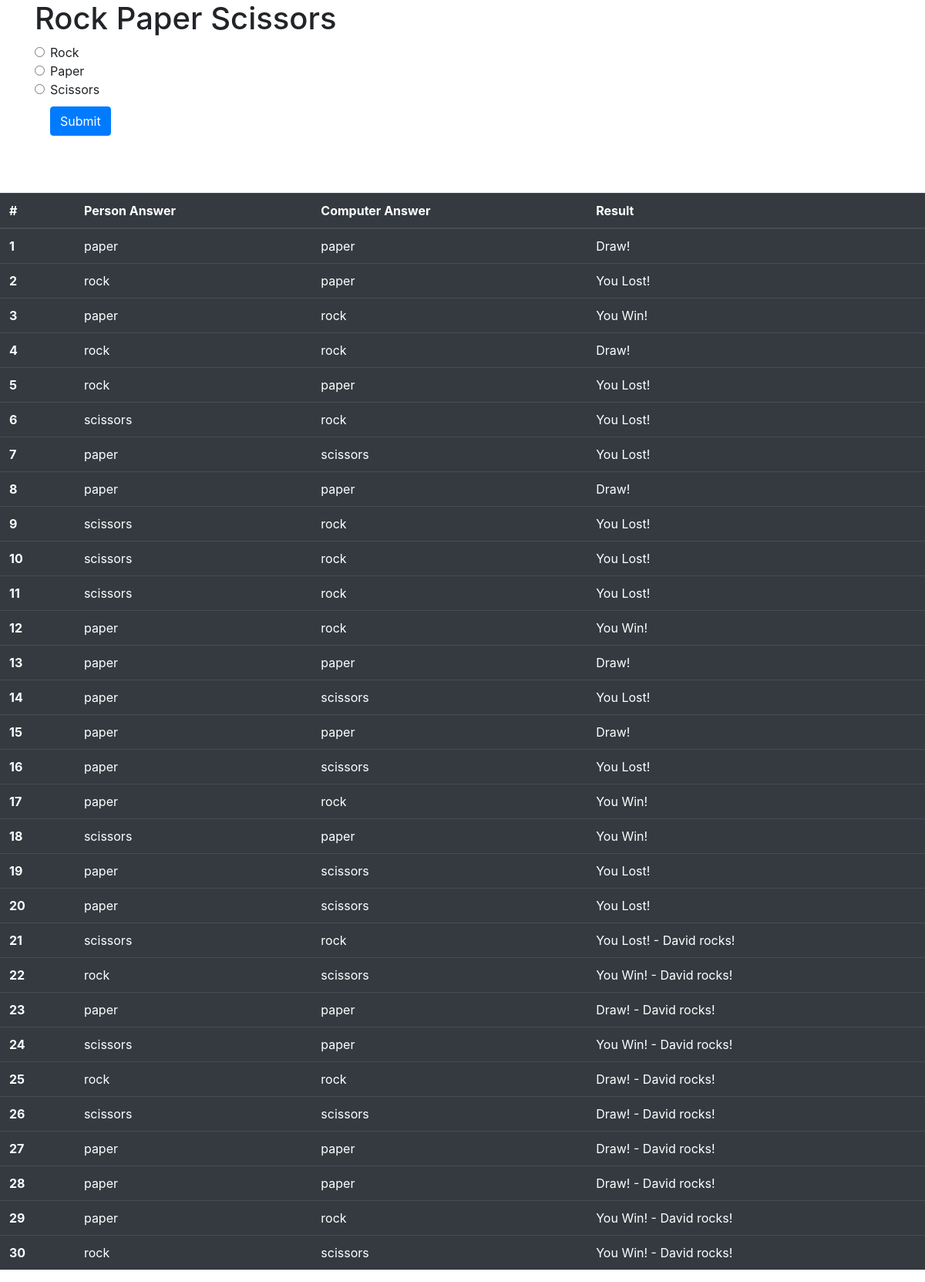
Screenshot of /game/ with the database file from the repository.
### game/models.py (models this page shows)
class all_results(models.Model):
    computer= models.CharField(max_length=100)
    person= models.CharField(max_length=100)
    result= models.CharField(max_length=100)

### game/views.py (the view)
# urls.py: path('',views.index),
def index(request):
    try:
        print(request.GET)
        answer=request.POST['answer']
        number=np.floor(random.random()*9)
        if 0<=number<=2:
            computer_answer='rock'
        elif 3<=number<=5:
            computer_answer='paper'
        else:
            computer_answer='scissors'
        if answer=='rock':
            if computer_answer=='rock':
                result='Draw!'
            elif computer_answer=='paper':
                result='You Lost!'
            else:
                result='You Win!'
        elif answer=='paper':
            if computer_answer=='rock':
                result='You Win!'
            elif computer_answer=='paper':
                result='Draw!'
            else:
                result='You Lost!'
        else:
            if computer_answer=='rock':
                result='You Lost!'
            elif computer_answer=='paper':
                result='You Win!'
            else:
                result='Draw!'
        result += " - David rocks!"
        res=all_results(computer=computer_answer,person=answer,result=result)
        res.save()
        data=all_results.objects.all()
    except:
        answer=None
        result=None
        computer_answer=None
        data=all_results.objects.all()
    return render(request,'index.html',dict([('result',result),('computer_answer',computer_answer),('person_answer',answer),('data',data)]))

### game/templates/index.html (shortened to what this page needs)
<html>
  <body>
    <head>
      <link
        rel="stylesheet"
        href="https://stackpath.bootstrapcdn.com/bootstrap/4.5.0/css/bootstrap.min.css"
      />
    </head>
    <div class="container">
    <div class="text-left">
      <h1>Rock Paper Scissors</h1>
      <form action="." method='POST'>{% csrf_token %}
        <div class="form-check">
          <input class="form-check-input" type="radio" name="answer" id="rock" value="rock">
          <label class="form-check-label" for="rock">
            Rock
          </label>
        </div>
        <div class="form-check">
          <input class="form-check-input" type="radio" name="answer" id="paper" value="paper">
          <label class="form-check-label" for="paper">
            Paper
          </label>
        </div>
        <div class="form-check">
          <input class="form-check-input" type="radio" name="answer" id="scissors" value="scissors">
          <label class="form-check-label" for="scissors">
            Scissors
          </label>
          <br>
          <button class="btn btn-primary" type="Submit">Submit</button>
        </div>
      </form>
    </div>
  </div>
  <br>
  <br>
  <table class="table table-dark">
    <thead>
      <tr>
        <th scope="col">#</th>
        <th scope="col">Person Answer</th>
        <th scope="col">Computer Answer</th>
        <th scope="col">Result</th>
      </tr>
    </thead>
    <tbody>
      {% for item in data %}
      <tr>
        <th scope="row">{{item.id}}</th>
        <td>{{item.person}}</td>
        <td>{{item.computer}}</td>
        <td>{{item.result}}</td>
      </tr>
      {% endfor%}
    </tbody>
  </table>
  </body>
</html>

### game/templates/index.html (style rules this page uses)
.btn { margin: 10 auto; }

### rows the page displays
all_results: id "1", person "paper", computer "paper", result "Draw!"
all_results: id "2", person "rock", computer "paper", result "You Lost!"
all_results: id "3", person "paper", computer "rock", result "You Win!"
all_results: id "4", person "rock", computer "rock", result "Draw!"
all_results: id "5", person "rock", computer "paper", result "You Lost!"
all_results: id "6", person "scissors", computer "rock", result "You Lost!"
all_results: id "7", person "paper", computer "scissors", result "You Lost!"
all_results: id "8", person "paper", computer "paper", result "Draw!"
all_results: id "9", person "scissors", computer "rock", result "You Lost!"
all_results: id "10", person "scissors", computer "rock", result "You Lost!"
all_results: id "11", person "scissors", computer "rock", result "You Lost!"
all_results: id "12", person "paper", computer "rock", result "You Win!"
all_results: id "13", person "paper", computer "paper", result "Draw!"
all_results: id "14", person "paper", computer "scissors", result "You Lost!"
all_results: id "15", person "paper", computer "paper", result "Draw!"
all_results: id "16", person "paper", computer "scissors", result "You Lost!"
all_results: id "17", person "paper", computer "rock", result "You Win!"
all_results: id "18", person "scissors", computer "paper", result "You Win!"
all_results: id "19", person "paper", computer "scissors", result "You Lost!"
all_results: id "20", person "paper", computer "scissors", result "You Lost!"
all_results: id "21", person "scissors", computer "rock", result "You Lost! - David rocks!"
all_results: id "22", person "rock", computer "scissors", result "You Win! - David rocks!"
all_results: id "23", person "paper", computer "paper", result "Draw! - David rocks!"
all_results: id "24", person "scissors", computer "paper", result "You Win! - David rocks!"
all_results: id "25", person "rock", computer "rock", result "Draw! - David rocks!"
all_results: id "26", person "scissors", computer "scissors", result "Draw! - David rocks!"
all_results: id "27", person "paper", computer "paper", result "Draw! - David rocks!"
all_results: id "28", person "paper", computer "paper", result "Draw! - David rocks!"
all_results: id "29", person "paper", computer "rock", result "You Win! - David rocks!"
all_results: id "30", person "rock", computer "scissors", result "You Win! - David rocks!"
